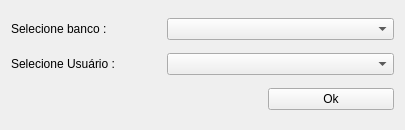
<?xml version="1.0" encoding="UTF-8"?>
<ui version="4.0">
 <class>Form</class>
 <widget class="QWidget" name="Form">
  <property name="geometry">
   <rect>
    <x>0</x>
    <y>0</y>
    <width>405</width>
    <height>130</height>
   </rect>
  </property>
  <property name="windowTitle">
   <string>Form</string>
  </property>
  <layout class="QGridLayout" name="gridLayout">
   <item row="2" column="2">
    <widget class="QPushButton" name="okBtn">
     <property name="text">
      <string>Ok</string>
     </property>
    </widget>
   </item>
   <item row="2" column="0" colspan="2">
    <spacer name="horizontalSpacer">
     <property name="orientation">
      <enum>Qt::Horizontal</enum>
     </property>
     <property name="sizeHint" stdset="0">
      <size>
       <width>159</width>
       <height>20</height>
      </size>
     </property>
    </spacer>
   </item>
   <item row="0" column="0" colspan="3">
    <layout class="QHBoxLayout" name="horizontalLayout">
     <item>
      <widget class="QLabel" name="label">
       <property name="sizePolicy">
        <sizepolicy hsizetype="Fixed" vsizetype="Preferred">
         <horstretch>0</horstretch>
         <verstretch>0</verstretch>
        </sizepolicy>
       </property>
       <property name="minimumSize">
        <size>
         <width>150</width>
         <height>0</height>
        </size>
       </property>
       <property name="maximumSize">
        <size>
         <width>150</width>
         <height>16777215</height>
        </size>
       </property>
       <property name="text">
        <string>Selecione banco :</string>
       </property>
      </widget>
     </item>
     <item>
      <widget class="QComboBox" name="databasesCb">
       <property name="sizePolicy">
        <sizepolicy hsizetype="Preferred" vsizetype="Fixed">
         <horstretch>0</horstretch>
         <verstretch>0</verstretch>
        </sizepolicy>
       </property>
      </widget>
     </item>
    </layout>
   </item>
   <item row="1" column="0" colspan="3">
    <layout class="QHBoxLayout" name="horizontalLayout_2">
     <item>
      <widget class="QLabel" name="label_2">
       <property name="sizePolicy">
        <sizepolicy hsizetype="Fixed" vsizetype="Preferred">
         <horstretch>0</horstretch>
         <verstretch>0</verstretch>
        </sizepolicy>
       </property>
       <property name="minimumSize">
        <size>
         <width>150</width>
         <height>0</height>
        </size>
       </property>
       <property name="maximumSize">
        <size>
         <width>150</width>
         <height>16777215</height>
        </size>
       </property>
       <property name="text">
        <string>Selecione Usuário :</string>
       </property>
      </widget>
     </item>
     <item>
      <widget class="QComboBox" name="usersCb">
       <property name="sizePolicy">
        <sizepolicy hsizetype="Preferred" vsizetype="Fixed">
         <horstretch>0</horstretch>
         <verstretch>0</verstretch>
        </sizepolicy>
       </property>
      </widget>
     </item>
    </layout>
   </item>
  </layout>
 </widget>
 <resources/>
 <connections/>
</ui>
